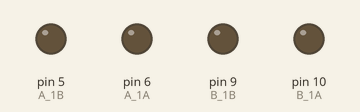
Recording of a sketch running on a simulated Arduino Uno, built with avr-gcc and run on an emulated ATmega328P. Parts: output pins drawn as LEDs (lit = HIGH).

Above: at 0.05 s.
At 1.1 s:
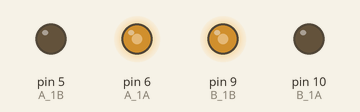
At 2.15 s:
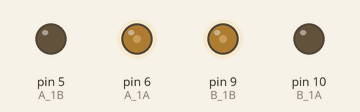
At 3.2 s:
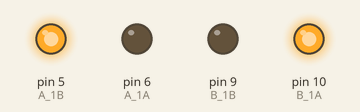
At 3.75 s:
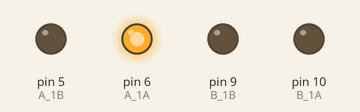
At 4.3 s:
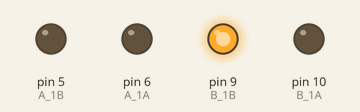
Timing chart, 0 to 6.9 s (numbered marks = the images above):
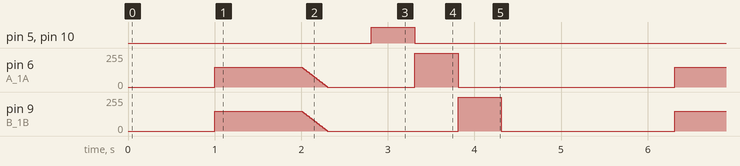

The sketch:

course_base.ino
```cpp
/*
Course Template from Sunfounder Documentation

https://docs.sunfounder.com/projects/3in1-kit-v2/en/latest/car_project/car_move_by_code.html

Modify to complete the courses
*/

// Pin Assignments
const int A_1B = 5;
const int A_1A = 6;
const int B_1B = 9;
const int B_1A = 10;

// Pin Signal Mode
void setup() {
  pinMode(A_1B, OUTPUT);
  pinMode(A_1A, OUTPUT);
  pinMode(B_1B, OUTPUT);
  pinMode(B_1A, OUTPUT);
}

// Course Steps
// - This is where you use the car functions below to instruct your car to complete the course
//  as fast as possible
// - You may need to change your speed before each step, so keep in mind that the minimum speed
//  is 0 and the max speed is 255
void loop() {
  // Do not touch this stopMove part
  int speed = 150; // DO NOT TOUCH
  stopMove(speed); // DO NOT TOUCH
  delay(1000); // DO NOT TOUCH

  // Start making changes here:
  // - Replace any of the example instructions below
  // - Do Not replace the last stopMove part
  moveForward(speed); // Example
  delay(1000); // Example

  slowDown(speed); // Example
  delay(500); // Example

  speed = 255; // Example
  moveBackward(speed); // Example
  delay(500); // Example

  moveLeft(speed); // Example
  delay(500); // Example

  moveRight(speed); // Example
  delay(500); // Example

  // Do not touch this stopMove part
  speed = 150; // DO NOT TOUCH
  stopMove(speed); // DO NOT TOUCH
  delay(1000); // DO NOT TOUCH
}

// Car Functions
void moveForward(int speed) {
  analogWrite(A_1B, 0);
  analogWrite(A_1A, speed);
  analogWrite(B_1B, speed);
  analogWrite(B_1A, 0);
}

// Do not touch below this part unless you know what you are doing
void slowDown(int speed) {
  for(int i=speed;i>=0;i-=5){
    moveForward(i);
    delay(10);
  }
}

void moveBackward(int speed) {
  analogWrite(A_1B, speed);
  analogWrite(A_1A, 0);
  analogWrite(B_1B, 0);
  analogWrite(B_1A, speed);
}

void moveLeft(int speed) {
  analogWrite(A_1B, 0);
  analogWrite(A_1A, speed);
  analogWrite(B_1B, 0);
  analogWrite(B_1A, 0);
}

void moveRight(int speed) {
  analogWrite(A_1B, 0);
  analogWrite(A_1A, 0);
  analogWrite(B_1B, speed);
  analogWrite(B_1A, 0);
}

void turnRight(int speed) {
  digitalWrite(A_1B, speed);
  digitalWrite(A_1A, 0);
  digitalWrite(B_1B, speed);
  digitalWrite(B_1A, 0);
}

void turnLeft(int speed) {
  digitalWrite(A_1B, 0);
  digitalWrite(A_1A, speed);
  digitalWrite(B_1B, 0);
  digitalWrite(B_1A, speed);
}

void stopMove(int speed) {
  digitalWrite(A_1B, 0);
  digitalWrite(A_1A, 0);
  digitalWrite(B_1B, 0);
  digitalWrite(B_1A, 0);
}
```

Measured:
- by itself, pin 5 (A_1B), pin 10 (B_1A): alternates HIGH for 0.50 s and LOW for 4.8 s
